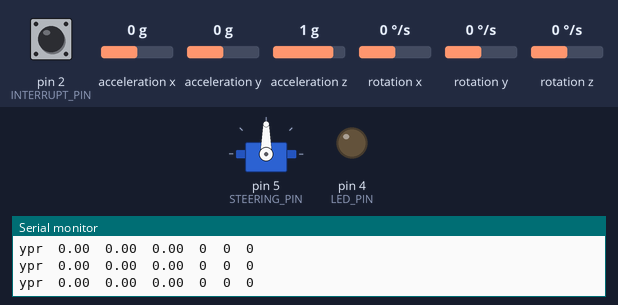
A sketch run on a simulated Arduino Leonardo, built with avr-gcc and run on an emulated ATmega32U4. On the bench: servo, output pins drawn as LEDs (lit = HIGH), the last lines printed to the serial monitor. Inputs (shaded band) come from the test bench; at power-on: acceleration z 1 g, rotation z 0 °/s, acceleration x 0 g, acceleration y 0 g, pin 2 (INTERRUPT_PIN) LOW, rotation x 0 °/s, rotation y 0 °/s. Storage starts empty; the sensor or clock chip raises its interrupt line as the real part does.

Above: at 1.7 s.
1.8 s: acceleration z set to 1.4 g
4.8 s: rotation z set to -192 °/s
7.8 s: acceleration x set to -1.4 g
At 10.6 s:
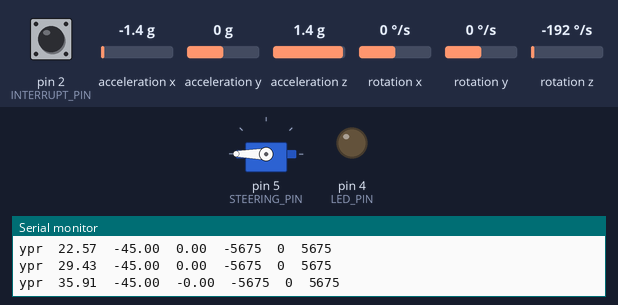
10.8 s: acceleration y set to -1.4 g
At 13.4 s:
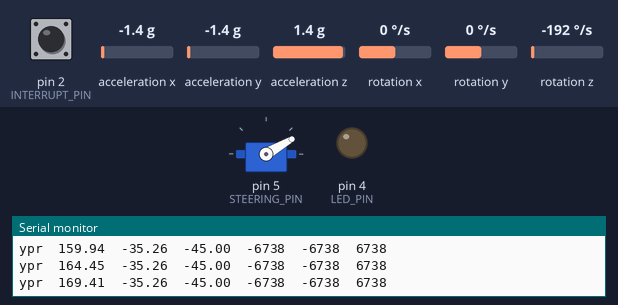
Timing chart, 0 to 14.8 s (numbered marks = the images above; inputs shaded):
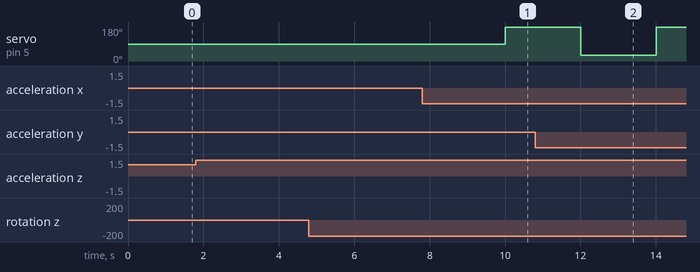

The sketch:

Accellandgyro.ino
```cpp
// I2C device class (I2Cdev) demonstration Arduino sketch for MPU6050 class using DMP (MotionApps v2.0)
// 6/21/2012 by Jeff Rowberg <jeff@rowberg.net>
// Updates should (hopefully) always be available at https://github.com/jrowberg/i2cdevlib
//
// Changelog:
//      2019-07-08 - Added Auto Calibration and offset generator
//		   - and altered FIFO retrieval sequence to avoid using blocking code
//      2016-04-18 - Eliminated a potential infinite loop
//      2013-05-08 - added seamless Fastwire support
//                 - added note about gyro calibration
//      2012-06-21 - added note about Arduino 1.0.1 + Leonardo compatibility error
//      2012-06-20 - improved FIFO overflow handling and simplified read process
//      2012-06-19 - completely rearranged DMP initialization code and simplification
//      2012-06-13 - pull gyro and accel data from FIFO packet instead of reading directly
//      2012-06-09 - fix broken FIFO read sequence and change interrupt detection to RISING
//      2012-06-05 - add gravity-compensated initial reference frame acceleration output
//                 - add 3D math helper file to DMP6 example sketch
//                 - add Euler output and Yaw/Pitch/Roll output formats
//      2012-06-04 - remove accel offset clearing for better results (thanks Sungon Lee)
//      2012-06-01 - fixed gyro sensitivity to be 2000 deg/sec instead of 250
//      2012-05-30 - basic DMP initialization working

/* ============================================
I2Cdev device library code is placed under the MIT license
Copyright (c) 2012 Jeff Rowberg

Permission is hereby granted, free of charge, to any person obtaining a copy
of this software and associated documentation files (the "Software"), to deal
in the Software without restriction, including without limitation the rights
to use, copy, modify, merge, publish, distribute, sublicense, and/or sell
copies of the Software, and to permit persons to whom the Software is
furnished to do so, subject to the following conditions:

The above copyright notice and this permission notice shall be included in
all copies or substantial portions of the Software.

THE SOFTWARE IS PROVIDED "AS IS", WITHOUT WARRANTY OF ANY KIND, EXPRESS OR
IMPLIED, INCLUDING BUT NOT LIMITED TO THE WARRANTIES OF MERCHANTABILITY,
FITNESS FOR A PARTICULAR PURPOSE AND NONINFRINGEMENT. IN NO EVENT SHALL THE
AUTHORS OR COPYRIGHT HOLDERS BE LIABLE FOR ANY CLAIM, DAMAGES OR OTHER
LIABILITY, WHETHER IN AN ACTION OF CONTRACT, TORT OR OTHERWISE, ARISING FROM,
OUT OF OR IN CONNECTION WITH THE SOFTWARE OR THE USE OR OTHER DEALINGS IN
THE SOFTWARE.
===============================================
*/

// I2Cdev and MPU6050 must be installed as libraries, or else the .cpp/.h files
// for both classes must be in the include path of your project
#include "I2Cdev.h"

//Needed for the SD Card
#include <SPI.h>
#include <SD.h>
#include <Servo.h>

#include "MPU6050_6Axis_MotionApps20.h"
//#include "MPU6050.h" // not necessary if using MotionApps include file

// Arduino Wire library is required if I2Cdev I2CDEV_ARDUINO_WIRE implementation
// is used in I2Cdev.h
#if I2CDEV_IMPLEMENTATION == I2CDEV_ARDUINO_WIRE
    #include "Wire.h"
#endif

// class default I2C address is 0x68
// specific I2C addresses may be passed as a parameter here
// AD0 low = 0x68 (default for SparkFun breakout and InvenSense evaluation board)
// AD0 high = 0x69
MPU6050 mpu;

File fileHandle;

//SteeringStuff
long previousMillis = 0;
long interval = 2000;
Servo steering;
int steeringState = 30;

typedef struct steeringStep {
   int millisInstruction;
   unsigned long servoInstruction;
};

int numberOfSteps = 8;

steeringStep steeringSteps[8] = {
{10000, 15000},
{ 12000, 4000 },
{ 14000, 30 },
{ 19000, 3200 },
{ 21000, 650 },
{ 24000, 3600 },
{ 26000, 45 },
{ 29000, 4000 },
};


int currentStep = 0;

//MPU6050 mpu(0x69); // <-- use for AD0 high

/* =========================================================================
   NOTE: In addition to connection 3.3v, GND, SDA, and SCL, this sketch
   depends on the MPU-6050's INT pin being connected to the Arduino's
   external interrupt #0 pin. On the Arduino Uno and Mega 2560, this is
   digital I/O pin 2.
 * ========================================================================= */

/* =========================================================================
   NOTE: Arduino v1.0.1 with the Leonardo board generates a compile error
   when using Serial.write(buf, len). The Teapot output uses this method.
   The solution requires a modification to the Arduino USBAPI.h file, which
   is fortunately simple, but annoying. This will be fixed in the next IDE
   release. For more info, see these links:

   http://arduino.cc/forum/index.php/topic,109987.0.html
   http://code.google.com/p/arduino/issues/detail?id=958
 * ========================================================================= */


// uncomment "OUTPUT_READABLE_QUATERNION" if you want to see the actual
// quaternion components in a [w, x, y, z] format (not best for parsing
// on a remote host such as Processing or something though)
//#define OUTPUT_READABLE_QUATERNION

// uncomment "OUTPUT_READABLE_EULER" if you want to see Euler angles
// (in degrees) calculated from the quaternions coming from the FIFO.
// Note that Euler angles suffer from gimbal lock (for more info, see
// http://en.wikipedia.org/wiki/Gimbal_lock)
//#define OUTPUT_READABLE_EULER

// uncomment "OUTPUT_READABLE_YAWPITCHROLL" if you want to see the yaw/
// pitch/roll angles (in degrees) calculated from the quaternions coming
// from the FIFO. Note this also requires gravity vector calculations.
// Also note that yaw/pitch/roll angles suffer from gimbal lock (for
// more info, see: http://en.wikipedia.org/wiki/Gimbal_lock)
#define OUTPUT_READABLE_YAWPITCHROLL

// uncomment "OUTPUT_READABLE_REALACCEL" if you want to see acceleration
// components with gravity removed. This acceleration reference frame is
// not compensated for orientation, so +X is always +X according to the
// sensor, just without the effects of gravity. If you want acceleration
// compensated for orientation, us OUTPUT_READABLE_WORLDACCEL instead.
#define OUTPUT_READABLE_REALACCEL

// uncomment "OUTPUT_READABLE_WORLDACCEL" if you want to see acceleration
// components with gravity removed and adjusted for the world frame of
// reference (yaw is relative to initial orientation, since no magnetometer
// is present in this case). Could be quite handy in some cases.
//#define OUTPUT_READABLE_WORLDACCEL

// uncomment "OUTPUT_TEAPOT" if you want output that matches the
// format used for the InvenSense teapot demo
//#define OUTPUT_TEAPOT


#define INTERRUPT_PIN 2  // use pin 2 on Arduino Uno & most boards
#define LED_PIN 4 // (Arduino is 13, Teensy is 11, Teensy++ is 6)
#define STEERING_PIN 5
bool blinkState = false;

// MPU control/status vars
bool dmpReady = false;  // set true if DMP init was successful
uint8_t mpuIntStatus;   // holds actual interrupt status byte from MPU
uint8_t devStatus;      // return status after each device operation (0 = success, !0 = error)
uint16_t packetSize;    // expected DMP packet size (default is 42 bytes)
uint16_t fifoCount;     // count of all bytes currently in FIFO
uint8_t fifoBuffer[64]; // FIFO storage buffer

// orientation/motion vars
Quaternion q;           // [w, x, y, z]         quaternion container
VectorInt16 aa;         // [x, y, z]            accel sensor measurements
VectorInt16 aaReal;     // [x, y, z]            gravity-free accel sensor measurements
VectorInt16 aaWorld;    // [x, y, z]            world-frame accel sensor measurements
VectorFloat gravity;    // [x, y, z]            gravity vector
float euler[3];         // [psi, theta, phi]    Euler angle container
float ypr[3];           // [yaw, pitch, roll]   yaw/pitch/roll container and gravity vector

// packet structure for InvenSense teapot demo
uint8_t teapotPacket[14] = { '$', 0x02, 0,0, 0,0, 0,0, 0,0, 0x00, 0x00, '\r', '\n' };


// ================================================================
// ===               INTERRUPT DETECTION ROUTINE                ===
// ================================================================

volatile bool mpuInterrupt = false;     // indicates whether MPU interrupt pin has gone high
void dmpDataReady() {
    mpuInterrupt = true;
}


// ================================================================
// ===                      INITIAL SETUP                       ===
// ================================================================

void setup() {

    //openfile handl


    //Setup Servos
    steering.attach(STEERING_PIN);

    Serial.begin(115200);
    //Begin SD card
    Serial.print("Initializing SD card...");
    if (!SD.begin(10)) {
      Serial.println("initialization failed!");
      while (1);
    }
    Serial.println("initialization done.");

    // join I2C bus (I2Cdev library doesn't do this automatically)
    #if I2CDEV_IMPLEMENTATION == I2CDEV_ARDUINO_WIRE
        Wire.begin();
        Wire.setClock(400000); // 400kHz I2C clock. Comment this line if having compilation difficulties
    #elif I2CDEV_IMPLEMENTATION == I2CDEV_BUILTIN_FASTWIRE
        Fastwire::setup(400, true);
    #endif

    // initialize serial communication
    // (115200 chosen because it is required for Teapot Demo output, but it's
    // really up to you depending on your project)

    while (!Serial); // wait for Leonardo enumeration, others continue immediately

    // NOTE: 8MHz or slower host processors, like the Teensy @ 3.3V or Arduino
    // Pro Mini running at 3.3V, cannot handle this baud rate reliably due to
    // the baud timing being too misaligned with processor ticks. You must use
    // 38400 or slower in these cases, or use some kind of external separate
    // crystal solution for the UART timer.

    // initialize device
    Serial.println(F("Initializing I2C devices..."));
    mpu.initialize();
    pinMode(INTERRUPT_PIN, INPUT);

    // verify connection
    Serial.println(F("Testing device connections..."));
    Serial.println(mpu.testConnection() ? F("MPU6050 connection successful") : F("MPU6050 connection failed"));

    // wait for ready
    //Serial.println(F("\nSend any character to begin DMP programming and demo: "));
    //while (Serial.available() && Serial.read()); // empty buffer
    //while (!Serial.available());                 // wait for data
    //while (Serial.available() && Serial.read()); // empty buffer again

    // load and configure the DMP
    Serial.println(F("Initializing DMP..."));
    devStatus = mpu.dmpInitialize();

    // supply your own gyro offsets here, scaled for min sensitivity
    mpu.setXGyroOffset(220);
    mpu.setYGyroOffset(76);
    mpu.setZGyroOffset(-85);
    mpu.setZAccelOffset(1788); // 1688 factory default for my test chip

    // make sure it worked (returns 0 if so)
    if (devStatus == 0) {
        // Calibration Time: generate offsets and calibrate our MPU6050
        mpu.CalibrateAccel(6);
        mpu.CalibrateGyro(6);
        mpu.PrintActiveOffsets();
        // turn on the DMP, now that it's ready
        Serial.println(F("Enabling DMP..."));
        mpu.setDMPEnabled(true);

        // enable Arduino interrupt detection
        Serial.print(F("Enabling interrupt detection (Arduino external interrupt "));
        Serial.print(digitalPinToInterrupt(INTERRUPT_PIN));
        Serial.println(F(")..."));
        attachInterrupt(digitalPinToInterrupt(INTERRUPT_PIN), dmpDataReady, RISING);
        mpuIntStatus = mpu.getIntStatus();

        // set our DMP Ready flag so the main loop() function knows it's okay to use it
        Serial.println(F("DMP ready! Waiting for first interrupt..."));
        dmpReady = true;

        // get expected DMP packet size for later comparison
        packetSize = mpu.dmpGetFIFOPacketSize();
    } else {
        // ERROR!
        // 1 = initial memory load failed
        // 2 = DMP configuration updates failed
        // (if it's going to break, usually the code will be 1)
        Serial.print(F("DMP Initialization failed (code "));
        Serial.print(devStatus);
        Serial.println(F(")"));
    }

    // configure LED for output
    pinMode(LED_PIN, OUTPUT);


}


// ================================================================
// ===                    MAIN PROGRAM LOOP                     ===
// ================================================================

void loop() {


    fileHandle = SD.open("gyro_out.txt", FILE_WRITE);

    // if programming failed, don't try to do anything
    if (!dmpReady) return;

    // wait for MPU interrupt or extra packet(s) available
    while (!mpuInterrupt && fifoCount < packetSize) {
        if (mpuInterrupt && fifoCount < packetSize) {
          // try to get out of the infinite loop
          fifoCount = mpu.getFIFOCount();
        }
        // other program behavior stuff here
        // .
        // .
        // .
        // if you are really paranoid you can frequently test in between other
        // stuff to see if mpuInterrupt is true, and if so, "break;" from the
        // while() loop to immediately process the MPU data
        // .
        // .
        // .
    }

    // reset interrupt flag and get INT_STATUS byte
    mpuInterrupt = false;
    mpuIntStatus = mpu.getIntStatus();

    // get current FIFO count
    fifoCount = mpu.getFIFOCount();
	if(fifoCount < packetSize){
	        //Lets go back and wait for another interrupt. We shouldn't be here, we got an interrupt from another event
			// This is blocking so don't do it   while (fifoCount < packetSize) fifoCount = mpu.getFIFOCount();
	}
    // check for overflow (this should never happen unless our code is too inefficient)
    else if ((mpuIntStatus & _BV(MPU6050_INTERRUPT_FIFO_OFLOW_BIT)) || fifoCount >= 1024) {
        // reset so we can continue cleanly
        mpu.resetFIFO();
      //  fifoCount = mpu.getFIFOCount();  // will be zero after reset no need to ask
        Serial.println(F("FIFO overflow!"));

    // otherwise, check for DMP data ready interrupt (this should happen frequently)
    } else if (mpuIntStatus & _BV(MPU6050_INTERRUPT_DMP_INT_BIT)) {

        // read a packet from FIFO
	while(fifoCount >= packetSize){ // Lets catch up to NOW, someone is using the dreaded delay()!
		mpu.getFIFOBytes(fifoBuffer, packetSize);
		// track FIFO count here in case there is > 1 packet available
		// (this lets us immediately read more without waiting for an interrupt)
		fifoCount -= packetSize;
	}

        #ifdef OUTPUT_READABLE_YAWPITCHROLL
            // display Euler angles in degrees
            mpu.dmpGetQuaternion(&q, fifoBuffer);
            mpu.dmpGetGravity(&gravity, &q);
            mpu.dmpGetYawPitchRoll(ypr, &q, &gravity);
            Serial.print("ypr\t");
            Serial.print(ypr[0] * 180/M_PI);
            Serial.print("\t");
            Serial.print(ypr[1] * 180/M_PI);
            Serial.print("\t");
            Serial.print(ypr[2] * 180/M_PI);
            Serial.print("\t");

            fileHandle.print("ypr\t");
            fileHandle.print(ypr[0] * 180/M_PI);
            fileHandle.print("\t");
            fileHandle.print(ypr[1] * 180/M_PI);
            fileHandle.print("\t");
            fileHandle.print(ypr[2] * 180/M_PI);
            fileHandle.print("\t");
        #endif

        #ifdef OUTPUT_READABLE_REALACCEL
            // display real acceleration, adjusted to remove gravity
            mpu.dmpGetQuaternion(&q, fifoBuffer);
            mpu.dmpGetAccel(&aa, fifoBuffer);
            mpu.dmpGetGravity(&gravity, &q);
            mpu.dmpGetLinearAccel(&aaReal, &aa, &gravity);
            Serial.print(aaReal.x);
            Serial.print("\t");
            Serial.print(aaReal.y);
            Serial.print("\t");
            Serial.println(aaReal.z);

            fileHandle.print(aaReal.x);
            fileHandle.print("\t");
            fileHandle.print(aaReal.y);
            fileHandle.print("\t");
            fileHandle.println(aaReal.z);

        #endif


        unsigned long currentMillis = millis();

        if(currentMillis > steeringSteps[currentStep].millisInstruction ) {
          currentStep++;
          steering.write(steeringSteps[currentStep].servoInstruction);

          Serial.print("moving to: ");
          Serial.print(steeringSteps[currentStep].servoInstruction);
          Serial.print(" for: ");
          Serial.println(steeringSteps[currentStep].millisInstruction);
        }


        fileHandle.close();

        if(currentStep >= numberOfSteps) {
          Serial.print("We are done!");
          steering.write(0);

          for (;;);

        }
    }
}
```
